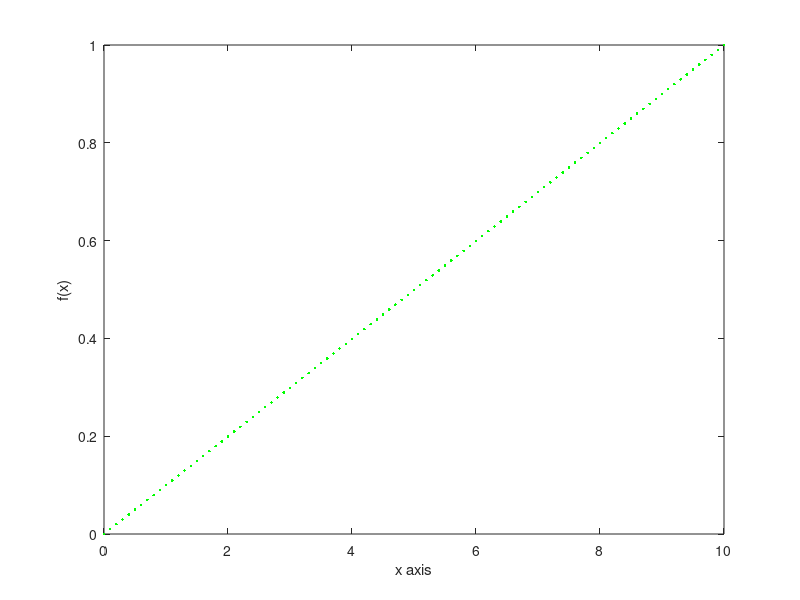

The MATLAB script that drew this image:
%Solution to 1D Laplace equation by relaxation method

x_start = 0;    %Starting point for x
x_stop = 10;    %Stopping point for x
x_step = 0.1;   %Step size
lx = (x_stop-x_start)/x_step + 1;   %Length of x
x = x_start:x_step:x_stop;          %Datapoints

Max_run = 1000000;                  %Maximum number of iterations
counter = 0;                        %Loop counter
y = zeros(lx,1);                    %Initialize to 0

%Boundary Condition
y(1) = 0;       %Boundary 1
y(lx) = 1;      %Boundary 2

while counter<Max_run
    temp = y(2:(lx-1),1);    %Creating a copy to compare
    for a = 2:1:(lx-1) %Relaxation method
        y(a) = (y(a-1) + y(a+1))/2;
    end
    if max(abs(temp - y(2:(lx-1),1))) < 1e-6
        break
    end
    counter = counter + 1;
end

disp(counter);
plot(x,y,'g.');
xlabel("x axis");
ylabel("f(x)");


